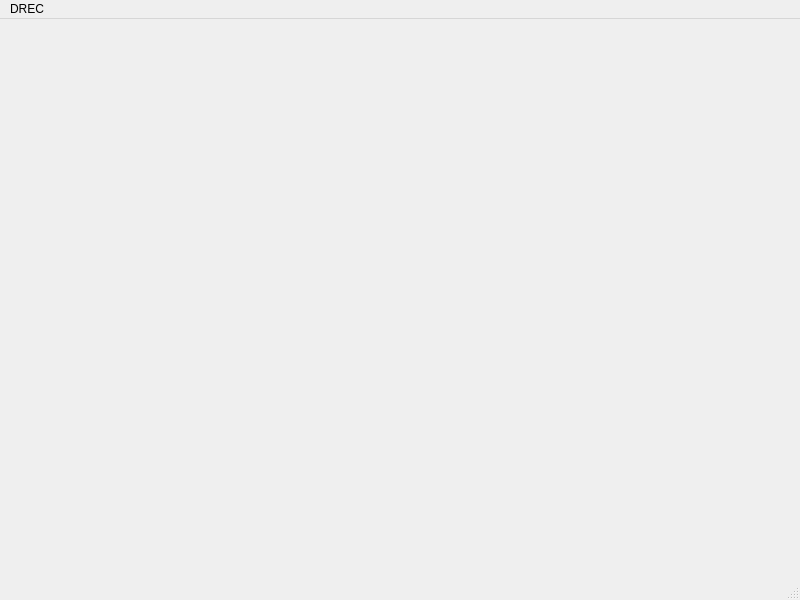
<?xml version="1.0" encoding="UTF-8"?>
<ui version="4.0">
 <class>MainWindow</class>
 <widget class="QMainWindow" name="MainWindow">
  <property name="geometry">
   <rect>
    <x>0</x>
    <y>0</y>
    <width>800</width>
    <height>600</height>
   </rect>
  </property>
  <property name="windowTitle">
   <string>MainWindow</string>
  </property>
  <widget class="DataDrag" name="centralwidget"/>
  <widget class="QMenuBar" name="menubar">
   <property name="geometry">
    <rect>
     <x>0</x>
     <y>0</y>
     <width>800</width>
     <height>37</height>
    </rect>
   </property>
   <widget class="QMenu" name="menuDREC">
    <property name="title">
     <string>DREC</string>
    </property>
   </widget>
   <addaction name="menuDREC"/>
  </widget>
  <widget class="QStatusBar" name="statusbar"/>
 </widget>
 <customwidgets>
  <customwidget>
   <class>DataDrag</class>
   <extends>QWidget</extends>
   <header>datadrag.h</header>
   <container>1</container>
  </customwidget>
 </customwidgets>
 <resources/>
 <connections/>
</ui>
